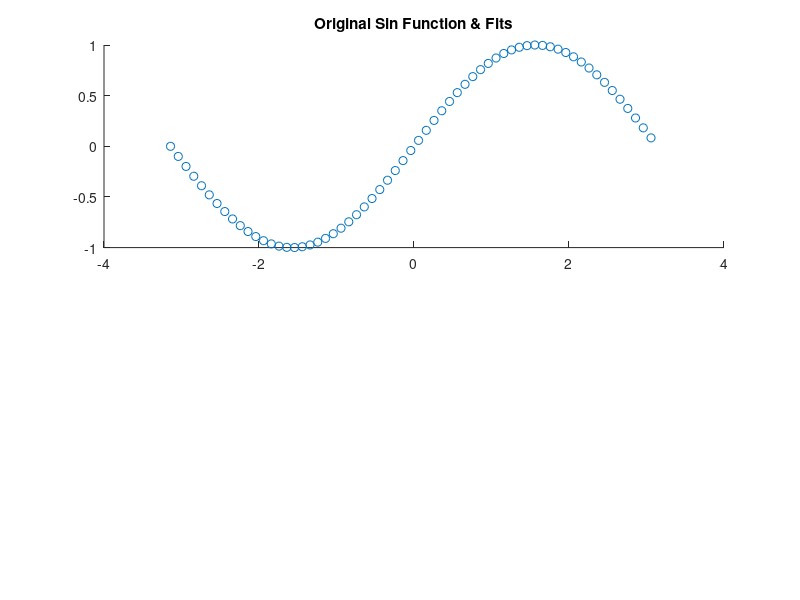

Write the MATLAB code that produced this figure. (Note: this script raises an error after producing the figure.)
%% Assignment #4-2 : fitSin
%   Applied Mathematics 2016
%   Jeong Ji Hoon
%   ST_ID : 2016010980
%% JEONG_JIHOON
%   @Knowblesse
%   Created on 2016-11-08
%   Last Modified on 2016-11-08

%% Initialization
clear; % close workspace
clear;
close all; % close all figures
clc; % close command window (output window of Matlab)

%% Variables
maxDegree = 10;
C = cell(1,maxDegree); % coefficients
R = zeros(1,maxDegree); % norm of the residuals
%% Make Datepoints
X = -pi:0.1:pi;
Y = sin(X);

%% Make Figure
figure(1);
clf;
subplot(2,1,1);
scatter(X,Y);
hold on;
title('Original Sin Function & Fits');

%% Draw Fits
for degree = 0 : maxDegree
    A = fliplr(vander(X)); % Create Vandermonde Matrix
    A = A(:,1:degree+1); % Cut the Vandermonde Matrix to given degree size
    b = Y';
    for col1 = 1 : degree+1 % for every columns repeat this
        alpha = norm(A(col1:end,col1)); % L2 norm of the selected column of A
        v_alpha = zeros(numel(X),1);
        v_alpha(col1,1) = -alpha * sign(A(col1,col1)); % Sign function was used to avoid cancellation
        v = A(:,col1) - v_alpha; % target vector used in Householder transformation
            if col1 ~= 1 % change the upper values to zero everytime except for the first column  
                v(1:col1-1,1) = 0;
            end
            for column2 = col1 : degree+1% for every columns below selected column, repeat this
                a = A(:,column2);
                A(:,column2) = a - (2 * v' * a) / norm(v)^2 * v; % Apply Householder transformation
            end
        b = b - (2 * v' * b) / norm(v)^2 * v; % do it to b too.
    end
    C{degree + 1} = A(1:degree+1,:)\b(1:degree+1,1); % coefficient of the polynormal graph. (starting from c_0)
    Yfit = [];
    for i = 1 : numel(X)
        x = X(i);
        eval(['Yfit(i) = ', char(poly2sym(fliplr(C{degree + 1}'))),';']);
    end
    R(degree + 1) = norm(Yfit - Y);
    plot(X,Yfit);
end

%% Draw Legend
leg = {'Original'};
for degree = 0 : maxDegree
    eval(['leg{degree + 2} = ''Degree ',num2str(degree),''';']);
end
legend(leg);

%% Plot norm of the residuals
subplot(2,1,2);
bar(0:10,R);
xlabel('Degree');
ylabel('Norm');
title('Norm of the residuals');

%% Observation
% According to the second graph I plotted, after the Degree of 5,
% norm of the residuals are so small than other polynominals that I can not see
% the blue line from the graph.
% Also, polynominals which has a higher degree than 4 have relatively
% smaller coefficients of c4, c5, c6, ... , c10.
% Another finding is that in polynominals with degree higher than 3,
% coefficient for c1 and c3(x^1 and x^3's coefficient) was at least 100
% times larger than others.
% To conclude, coefficient for x^1 and x^3 is relatively important for
% fitting and Fitting Graph with degree 3 is enough in matter of smaller
% norm of the residuals and efficiency.